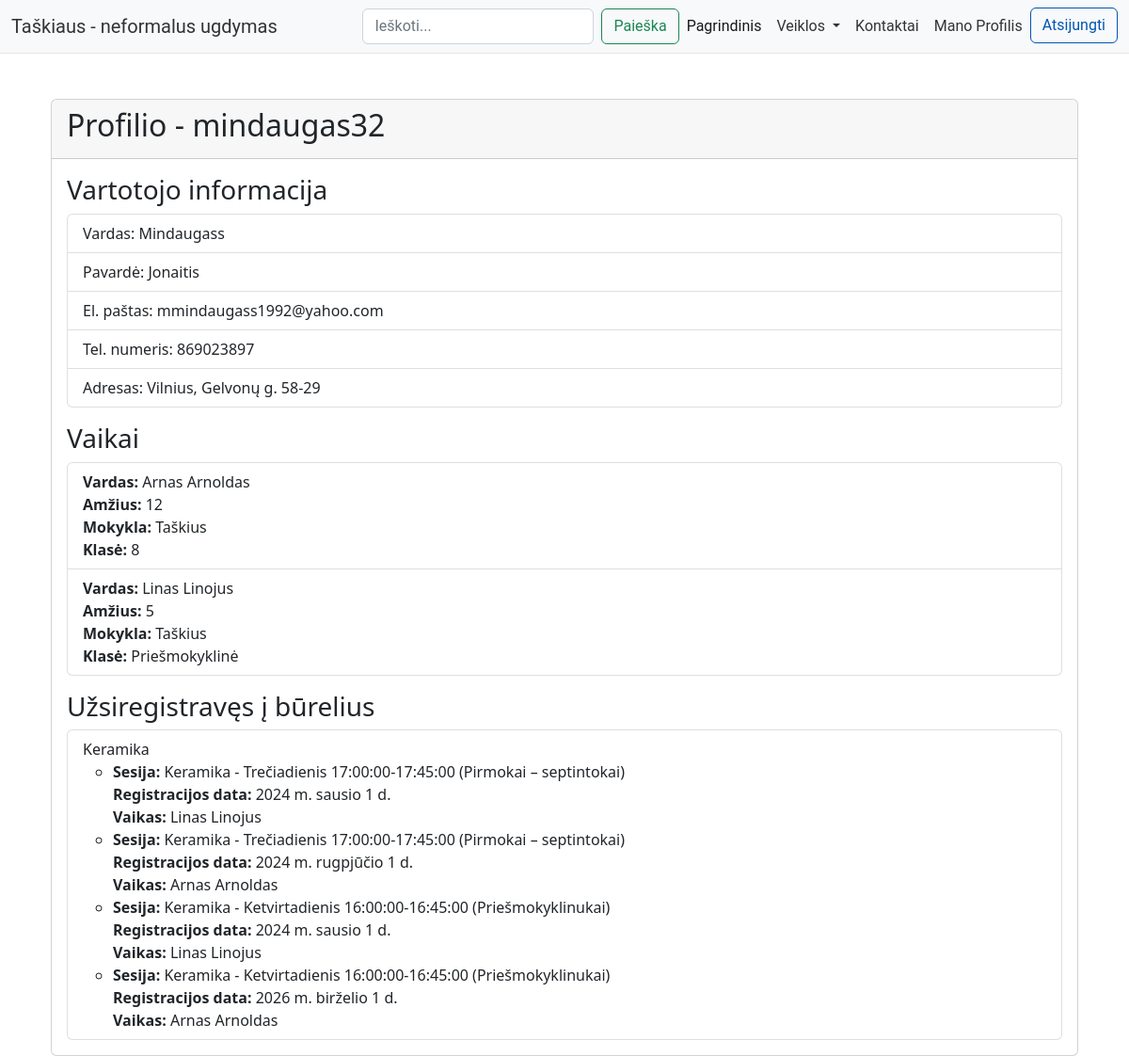
Page /user_detail/2/ on the earlier database version.
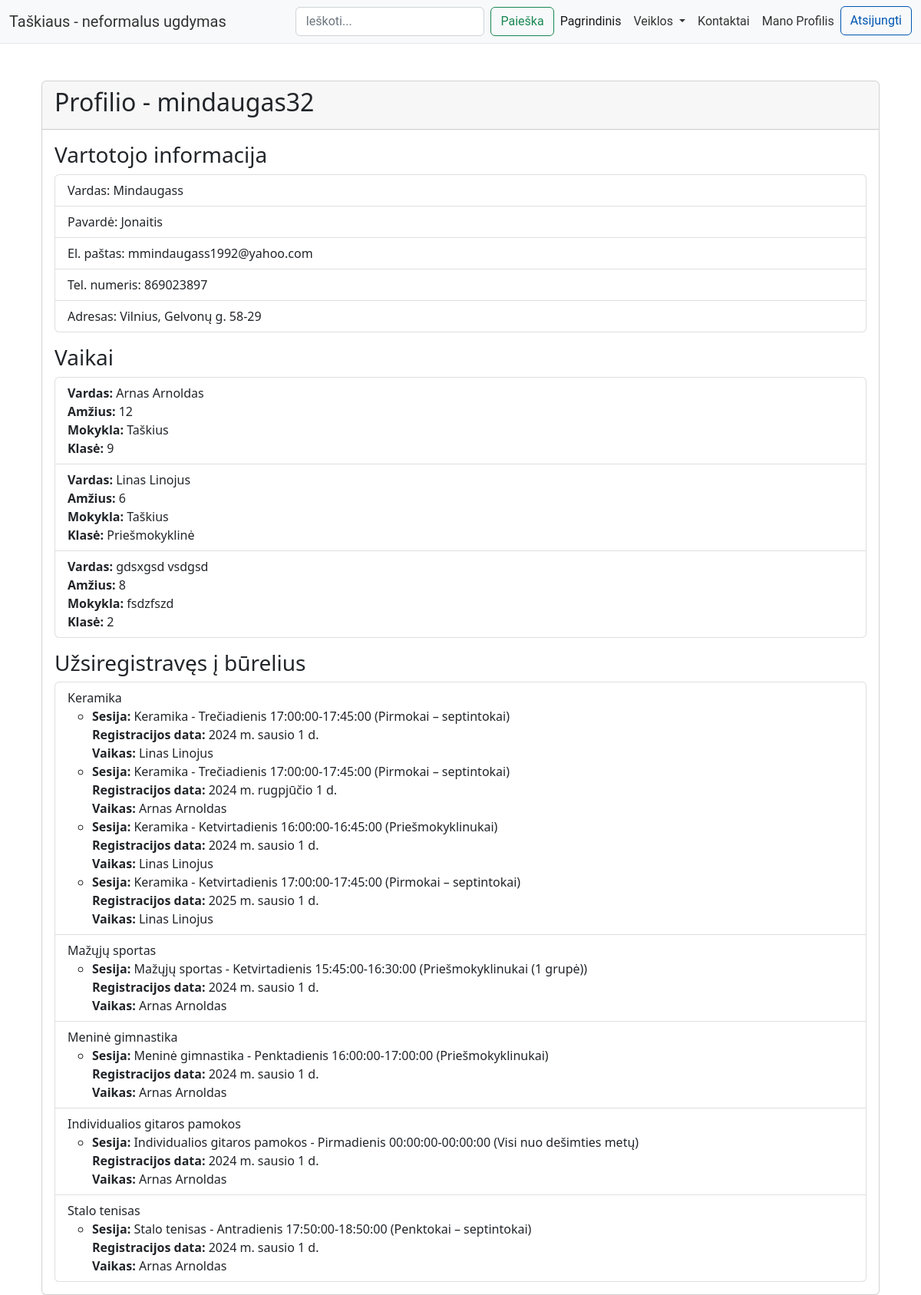
Same page on the later database version.
### manage_circles/models.py (models this page shows, shortened)
class Child(models.Model):
    first_name = models.CharField('Vaiko_vardas', max_length=50, null=False)
    last_name = models.CharField('Vaiko_pavardė', max_length=50, null=False)
    child_age = models.IntegerField('Vaiko_metai', null=False)
    school = models.CharField('Mokykla', max_length=100, null=False)
    classroom = models.CharField('Klasė/grupė', max_length=50, null=False)
    parent = models.ForeignKey(Parent, on_delete=models.CASCADE, related_name='children')

class Club(models.Model):
    name = models.CharField(max_length=100, verbose_name="Būrelio pavadinimas")
    cover = models.ImageField('Viršelis', upload_to='images', null=True)
    description = HTMLField()
    activity_type = models.CharField(max_length=50, choices=(
        ('artistic', 'Meninė'),
        ('scientific', 'Mokslinė'),
        ('sports', 'Sportinė'),
    ), verbose_name="Veiklos tipas")

class Enrollment(models.Model):
    child = models.ForeignKey('Child', on_delete=models.CASCADE, related_name='enrollments')
    session = models.ForeignKey(Session, on_delete=models.CASCADE, related_name='enrollments')
    registration_date = models.DateField(null=True)

class Session(models.Model):
    club = models.ForeignKey(Club, on_delete=models.CASCADE, related_name='sessions')
    day_of_week = models.CharField('Savaitės diena', max_length=20, choices=[
        ('Pirmadienis', 'Pirmadienis'),
        ('Antradienis', 'Antradienis'),
        ('Trečiadienis', 'Trečiadienis'),
        ('Ketvirtadienis', 'Ketvirtadienis'),
        ('Penktadienis', 'Penktadienis'),
        ('Šeštadienis', 'Šeštadienis'),
        ('Sekmadienis', 'Sekmadienis'),
    ])
    start_time = models.TimeField('Pradžios laikas')
    end_time = models.TimeField('Pabaigos laikas')
    group = models.CharField(max_length=100, choices=[
        ('Priešmokyklinukai', 'Priešmokyklinukai'),
        ('Pirmokai – septintokai', 'Pirmokai – septintokai'),
        ('Priešmokyklinukai - pirmokai', 'Priešmokyklinukai - pirmokai'),
        ('Antrokai – septintokai', 'Antrokai – septintokai'),
        ('Pirmokai – šeštokai', 'Pirmokai – šeštokai'),
        ('Antrokai – ketvirtokai', 'Antrokai – ketvirtokai'),
        ('Pirmokai – ketvirtokai', 'Pirmokai – ketvirtokai'),
        ('Penktokai – septintokai', 'Penktokai – septintokai'),
        ('Penktokai – aštuntokai', 'Penktokai – aštuntokai'),
        ('Priešmokyklinukai - aštuntokai', 'Priešmokyklinukai - aštuntokai'),
        ('Naujokai ir oranžiniai diržai', 'Naujokai ir oranžiniai diržai'),
        ('Pažengę (nuo mėlynų juostelių) ir vyresni naujokai (9+ metų)',
         'Pažengę (nuo mėlynų juostelių) ir vyresni naujokai (9+ metų)'),
        ('Trijų – keturių metų', 'Trijų – keturių metų'),
        ('Penkių – šešių metų', 'Penkių – šešių metų'),
        ('Septynių – dešimties metų', 'Septynių – dešimties metų'),
        ('Priešmokyklinukai (1 grupė)', 'Priešmokyklinukai (1 grupė)'),
        ('Priešmokyklinukai (2 grupė)', 'Priešmokyklinukai (2 grupė)'),
        ('Visi nuo dešimties metų', 'Visi nuo dešimties metų'),
    ])
    def __str__(self):
        return f"{self.club.name} - {self.day_of_week} {self.start_time}-{self.end_time} ({self.group})"

### manage_circles/views.py (the view)
# urls.py: path('user_detail/<int:user_id>/', views.user_detail, name='user_detail'),
def user_detail(request, user_id):
    user = get_object_or_404(User, id=user_id)
    children = user.parent.children.all()
    enrolled_clubs = Club.objects.filter(sessions__enrollments__child__in=children).distinct()
    return render(request, 'admin/user_detail.html', {'user': user, 'children': children, 'enrolled_clubs': enrolled_clubs})

### templates/admin/user_detail.html
{% extends 'base.html' %}
{% block content %}
    <div class="container">
        <div class="card mt-5">
            <div class="card-header">
                <h2 class="card-title">Profilio - {{ user.username }}</h2>
            </div>
            <div class="card-body">
                <div class="mb-3">
                    <h3>Vartotojo informacija</h3>
                    <ul class="list-group">
                        <li class="list-group-item">Vardas: {{ user.parent.first_name }}</li>
                        <li class="list-group-item">Pavardė: {{ user.parent.last_name }}</li>
                        <li class="list-group-item">El. paštas: {{ user.parent.email }}</li>
                        <li class="list-group-item">Tel. numeris: {{ user.parent.phone_number }}</li>
                        <li class="list-group-item">Adresas: {{ user.parent.address }}</li>
                    </ul>
                </div>
                <div class="mb-3">
                    <h3>Vaikai</h3>
                    <ul class="list-group">
                        {% for child in children %}
                            <li class="list-group-item">
                                <strong>Vardas:</strong> {{ child.first_name }} {{ child.last_name }} <br>
                                <strong>Amžius:</strong> {{ child.child_age }} <br>
                                <strong>Mokykla:</strong> {{ child.school }} <br>
                                <strong>Klasė:</strong> {{ child.classroom }} <br>
                            </li>
                        {% endfor %}
                    </ul>
                </div>
                <div>
                    <h3>Užsiregistravęs į būrelius</h3>
                    <ul class="list-group">
                        {% for club in enrolled_clubs %}
                            <li class="list-group-item">
                                {{ club.name }}
                                <ul>
                                    {% for session in club.sessions.all %}
                                        {% for enrollment in session.enrollments.all %}
                                            {% if enrollment.child in children %}
                                                <li>
                                                    <strong>Sesija:</strong> {{ session }}
                                                    <br>
                                                    <strong>Registracijos data:</strong> {{ enrollment.registration_date }}
                                                    <br>
                                                    <strong>Vaikas:</strong> {{ enrollment.child.first_name }} {{ enrollment.child.last_name }}
                                                </li>
                                            {% endif %}
                                        {% endfor %}
                                    {% endfor %}
                                </ul>
                            </li>
                        {% endfor %}
                    </ul>
                </div>
            </div>
        </div>
    </div>
{% endblock %}

Differences in the rows shown:
removed Enrollment: {{ session }} "Keramika - Ketvirtadienis 16:00:00-16:45:00 (Priešmokyklinukai)", registration_date "2026 m. birželio 1 d.", child.first_name "Arnas", child.last_name "Arnoldas", shown under Session "Keramika - Ketvirtadienis 16:00:00-16:45:00 (Priešmokyklinukai)"
changed Child "Arnas": classroom "8" → "9"
changed Child "Linas": child_age "5" → "6"
added Child: first_name "gdsxgsd", last_name "vsdgsd", child_age "8", school "fsdzfszd", classroom "2"
now on this page (row unchanged): Session: club+day_of_week+start_time "Keramika - Ketvirtadienis 17:00:00-17:45:00 (Pirmokai – septintokai)"
added Enrollment: registration_date "2025 m. sausio 1 d.", child.first_name "Linas", child.last_name "Linojus"
now on this page (row unchanged): Club: name "Mažųjų sportas"
now on this page (row unchanged): Session: club+day_of_week+start_time "Mažųjų sportas - Ketvirtadienis 15:45:00-16:30:00 (Priešmokyklinukai (1 grupė))"
added Enrollment: registration_date "2024 m. sausio 1 d.", child.first_name "Arnas", child.last_name "Arnoldas"
now on this page (row unchanged): Club: name "Meninė gimnastika"
now on this page (row unchanged): Session: club+day_of_week+start_time "Meninė gimnastika - Penktadienis 16:00:00-17:00:00 (Priešmokyklinukai)"
added Enrollment: registration_date "2024 m. sausio 1 d.", child.first_name "Arnas", child.last_name "Arnoldas"
now on this page (row unchanged): Club: name "Individualios gitaros pamokos"
now on this page (row unchanged): Session: club+day_of_week+start_time "Individualios gitaros pamokos - Pirmadienis 00:00:00-00:00:00 (Visi nuo dešimties metų)"
added Enrollment: registration_date "2024 m. sausio 1 d.", child.first_name "Arnas", child.last_name "Arnoldas"
now on this page (row unchanged): Club: name "Stalo tenisas"
now on this page (row unchanged): Session: club+day_of_week+start_time "Stalo tenisas - Antradienis 17:50:00-18:50:00 (Penktokai – septintokai)"
added Enrollment: registration_date "2024 m. sausio 1 d.", child.first_name "Arnas", child.last_name "Arnoldas"
